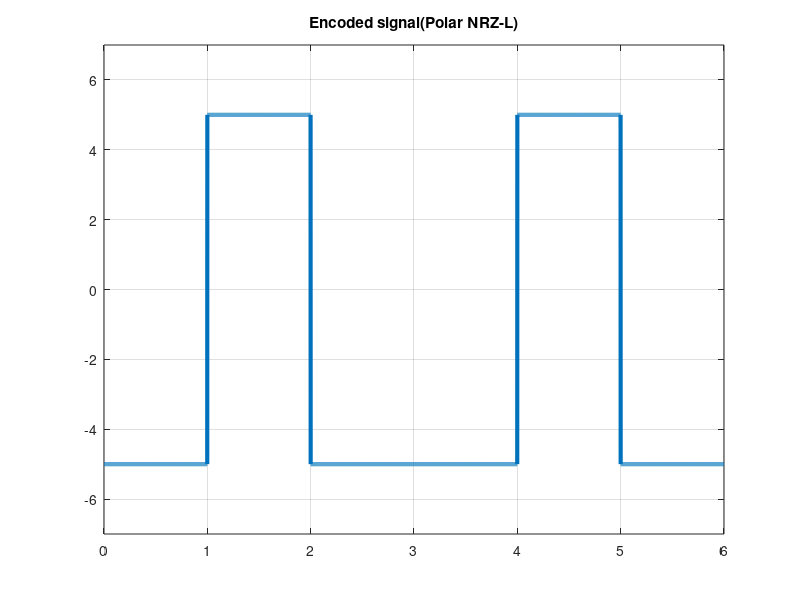

The MATLAB source for this figure:
clc;
close all;
clear all;

bits = [1 0 1 1 0 1];
bitrate = 1;
n = 1000;

T = length(bits)/bitrate;
N = length(bits)*n;

dt = T/N;
t = 0:dt:T-dt;

%Encoding

voltage = 5;
x = zeros(1, length(t));

% 1 -> Negative
% 0 -> Positive

for i = 1:length(bits)
  if (bits(i) == 1)
    x((i-1)*n + 1 : i*n) = -voltage;
  else
    x((i-1)*n + 1 : i*n) = voltage;
  endif
end

%subplot(2,1,1);
plot(t, x, 'Linewidth', 3);
title('Encoded signal(Polar NRZ-L)');
axis([0 T -voltage-2 voltage+2]);
grid on;

%Decoding

y = zeros(1, length(x)/n);
for i = 1:length(y)
  if x((i-1)*n + 1) == -voltage
    y(i) = 1;
  endif
end

disp('Polar NRZ-L Decoded signal : ');
disp(y);

